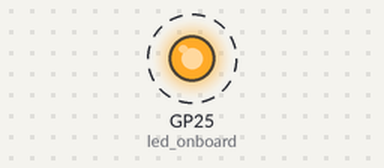
A program run on a simulated Raspberry Pi Pico running MicroPython. Parts: output pins drawn as LEDs (lit = HIGH). Dashed ring = blinking. What the program prints to the serial console is not drawn.

Above: at 0.5 s.
Timing chart, 0 to 4.6 s (numbered marks = the images above):
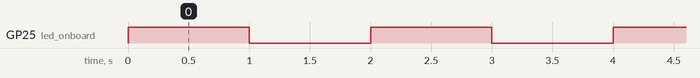

The program:

main.py
```python
import machine
import utime

# Define the GPIO port of the onboard LED as a GP25 pin and set it to output mode.
led_onboard = machine.Pin(25, machine.Pin.OUT)

while True:
    led_onboard.value(1)    # Output high level.
    print("Light on...")
    utime.sleep(1)          # Delay 1s.
    led_onboard.value(0)    # Output low level.
    print("Light off.")
    utime.sleep(1)          # Delay 1s
```

Measured:
- by itself, GP25 (led_onboard): alternates HIGH for 1.0 s and LOW for 1.0 s
